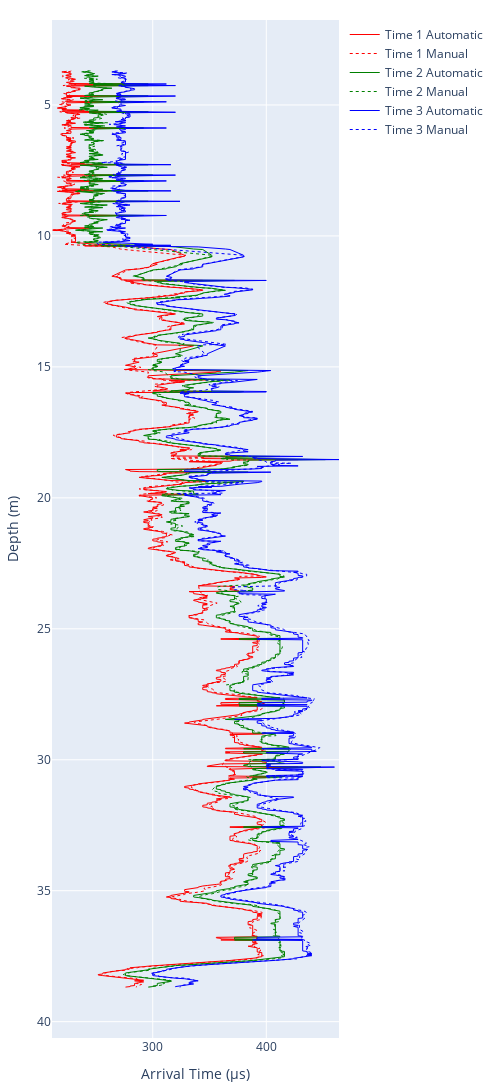

This figure's notebook cell:
### Markdown cell above
## Visualization of the results

### Code cell
fig = go.Figure()

fig.add_trace(go.Scatter(
    x=eval_df["ArrivalTime1(µs)"],
    y=eval_df["Depth"],
    mode="lines",
    name="Time 1 Automatic",
    line = dict(color='red', width=1)
))

fig.add_trace(go.Scatter(
    x=eval_df["ArrivalTime1_Manual"],
    y=eval_df["Depth"],
    mode="lines",
    name="Time 1 Manual",
    line = dict(color='red', width=1, dash="dot")
))

fig.add_trace(go.Scatter(
    x=eval_df["ArrivalTime2(µs)"],
    y=eval_df["Depth"],
    mode="lines",
    name="Time 2 Automatic",
    line = dict(color='green', width=1)
))

fig.add_trace(go.Scatter(
    x=eval_df["ArrivalTime2_Manual"],
    y=eval_df["Depth"],
    mode="lines",
    name="Time 2 Manual",
    line = dict(color='green', width=1, dash="dot")
))

fig.add_trace(go.Scatter(
    x=eval_df["ArrivalTime3(µs)"],
    y=eval_df["Depth"],
    mode="lines",
    name="Time 3 Automatic",
    line = dict(color='blue', width=1)
))

fig.add_trace(go.Scatter(
    x=eval_df["ArrivalTime3_Manual"],
    y=eval_df["Depth"],
    mode="lines",
    name="Time 3 Manual",
    line = dict(color='blue', width=1, dash="dot")
))

fig.update_layout(
    width=500,
    height=2500,
    margin=dict(l=20, r=20, t=20, b=20),
    yaxis = dict(autorange="reversed")
)

fig.update_xaxes(title="Arrival Time (µs)")
fig.update_yaxes(title="Depth (m)")

fig.show()

### Figure 1 — Plotly figure (JSON) as saved in the notebook; plotly's stock layout.template omitted (floating-point values rounded to 4 significant figures; data arrays with more than 128 entries replaced by an {"elided": "..."} marker saying what was removed)
{"data": [{"line": {"color": "red", "width": 1}, "mode": "lines", "name": "Time 1 Automatic", "type": "scatter", "x": {"elided": "1672 int values"}, "y": {"elided": "1672 float values"}}, {"line": {"color": "red", "dash": "dot", "width": 1}, "mode": "lines", "name": "Time 1 Manual", "type": "scatter", "x": {"elided": "1672 float values"}, "y": {"elided": "1672 float values"}}, {"line": {"color": "green", "width": 1}, "mode": "lines", "name": "Time 2 Automatic", "type": "scatter", "x": {"elided": "1672 int values"}, "y": {"elided": "1672 float values"}}, {"line": {"color": "green", "dash": "dot", "width": 1}, "mode": "lines", "name": "Time 2 Manual", "type": "scatter", "x": {"elided": "1672 float values"}, "y": {"elided": "1672 float values"}}, {"line": {"color": "blue", "width": 1}, "mode": "lines", "name": "Time 3 Automatic", "type": "scatter", "x": {"elided": "1672 int values"}, "y": {"elided": "1672 float values"}}, {"line": {"color": "blue", "dash": "dot", "width": 1}, "mode": "lines", "name": "Time 3 Manual", "type": "scatter", "x": {"elided": "1672 float values"}, "y": {"elided": "1672 float values"}}], "layout": {"height": 2500, "margin": {"b": 20, "l": 20, "r": 20, "t": 20}, "width": 500, "xaxis": {"title": {"text": "Arrival Time (µs)"}}, "yaxis": {"autorange": "reversed", "title": {"text": "Depth (m)"}}}}
